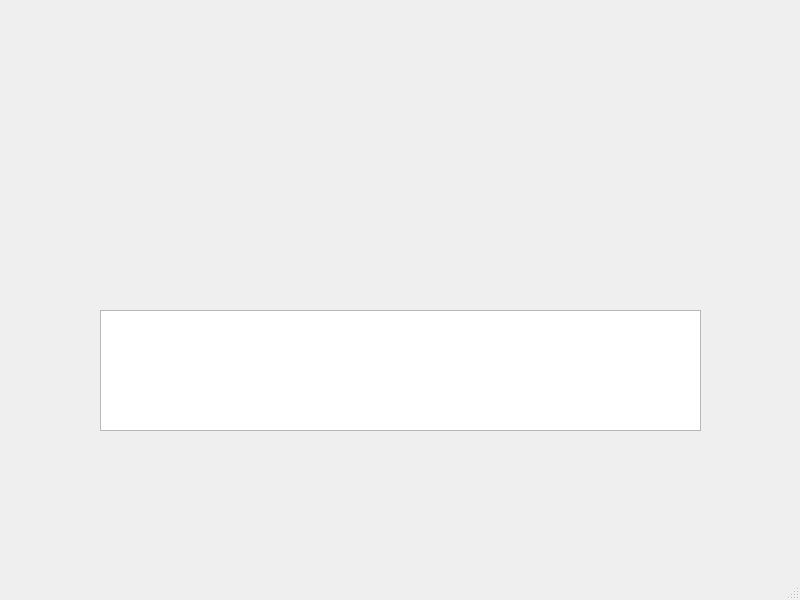
<?xml version="1.0" encoding="UTF-8"?>
<ui version="4.0">
 <class>MainWindow</class>
 <widget class="QMainWindow" name="MainWindow">
  <property name="geometry">
   <rect>
    <x>0</x>
    <y>0</y>
    <width>800</width>
    <height>600</height>
   </rect>
  </property>
  <property name="windowTitle">
   <string>MainWindow</string>
  </property>
  <widget class="QWidget" name="centralwidget">
   <widget class="QwtPlot" name="qwtPlot">
    <property name="geometry">
     <rect>
      <x>50</x>
      <y>150</y>
      <width>651</width>
      <height>141</height>
     </rect>
    </property>
   </widget>
   <widget class="QwtScaleWidget" name="ScaleWidget">
    <property name="geometry">
     <rect>
      <x>60</x>
      <y>310</y>
      <width>41</width>
      <height>121</height>
     </rect>
    </property>
   </widget>
   <widget class="QGraphicsView" name="graphicsView">
    <property name="geometry">
     <rect>
      <x>100</x>
      <y>310</y>
      <width>601</width>
      <height>121</height>
     </rect>
    </property>
   </widget>
  </widget>
  <widget class="QMenuBar" name="menubar">
   <property name="geometry">
    <rect>
     <x>0</x>
     <y>0</y>
     <width>800</width>
     <height>22</height>
    </rect>
   </property>
  </widget>
  <widget class="QStatusBar" name="statusbar"/>
 </widget>
 <customwidgets>
  <customwidget>
   <class>QwtPlot</class>
   <extends>QFrame</extends>
   <header>qwt_plot.h</header>
  </customwidget>
  <customwidget>
   <class>QwtScaleWidget</class>
   <extends>QWidget</extends>
   <header>qwt_scale_widget.h</header>
  </customwidget>
 </customwidgets>
 <resources/>
 <connections/>
</ui>
